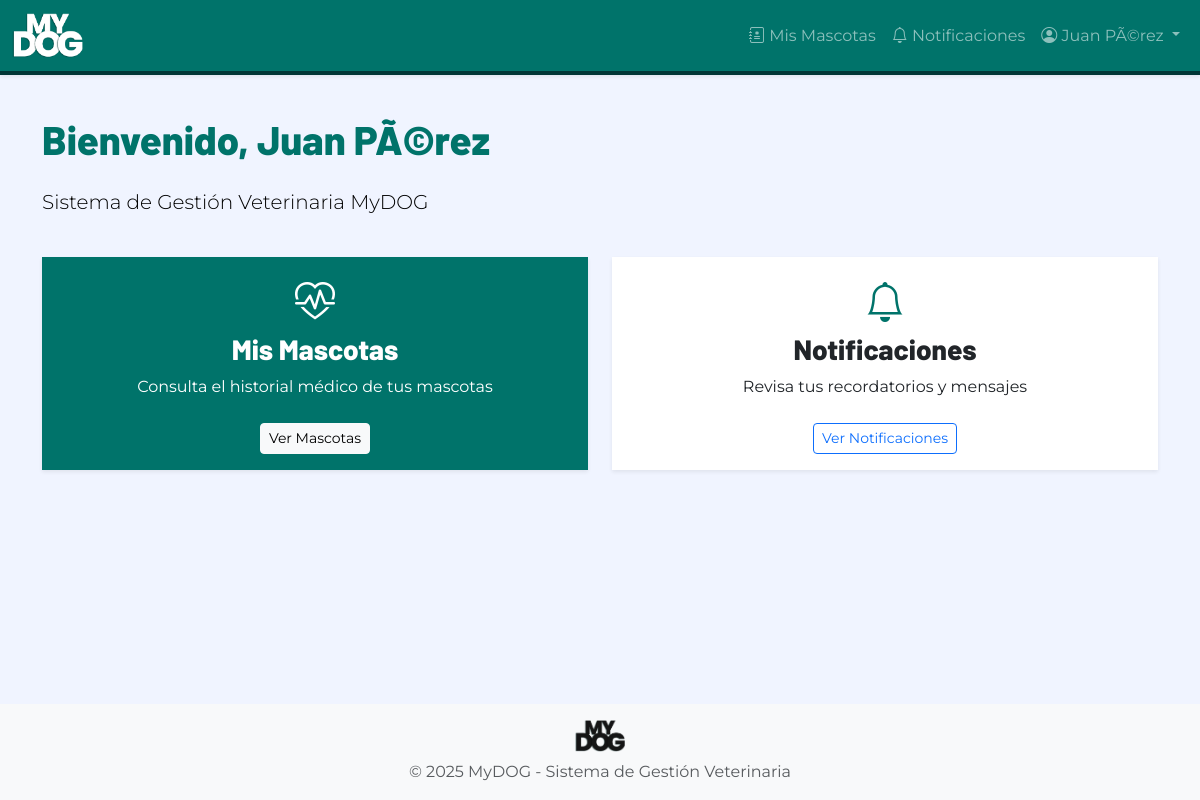
Before: / (signed in) with the older database file.
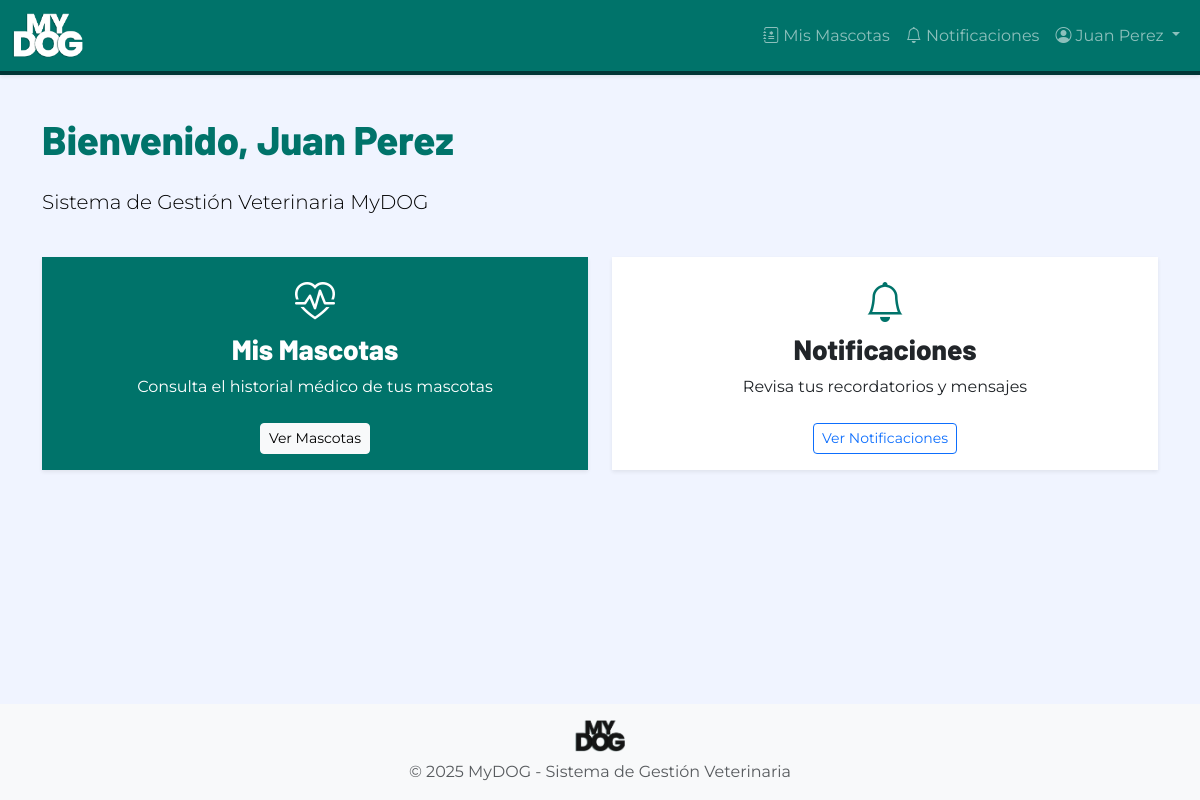
After: the same page with the newer database file.
### autenticacion/models.py (models this page shows, shortened)
class Usuario(AbstractUser):
    ROL_CHOICES = [
        ('ADMIN', 'Administrador'),
        ('VETERINARIO', 'Veterinario'),
        ('ADMINISTRATIVO', 'Personal Administrativo'),
        ('PROPIETARIO', 'Propietario'),
    ]
    rol = models.CharField(
        max_length=20,
        choices=ROL_CHOICES,
        verbose_name='Rol',
        help_text='Rol del usuario en el sistema'
    )
    activo = models.BooleanField(
        default=True,
        verbose_name='Activo',
        help_text='Indica si el usuario puede acceder al sistema'
    )
    intentos_fallidos = models.IntegerField(
        default=0,
        verbose_name='Intentos fallidos',
        help_text='Número de intentos fallidos de login consecutivos'
    )
    bloqueado_hasta = models.DateTimeField(
        null=True,
        blank=True,
        verbose_name='Bloqueado hasta',
        help_text='Fecha y hora hasta la cual el usuario está bloqueado'
    )
    foto_perfil = models.ImageField(
        upload_to='perfiles/',
        null=True,
        blank=True,
        verbose_name='Foto de perfil'
    )
    telefono = models.CharField(
        max_length=15,
        blank=True,
        verbose_name='Teléfono'
    )
    fecha_creacion = models.DateTimeField(
        auto_now_add=True,
        verbose_name='Fecha de creación'
    )
    fecha_modificacion = models.DateTimeField(
        auto_now=True,
        verbose_name='Fecha de modificación'
    )
    class Meta:
        verbose_name = 'Usuario'
        verbose_name_plural = 'Usuarios'
        ordering = ['-fecha_creacion']
    def es_admin(self):
        return self.rol == 'ADMIN'

### sistema_veterinaria/views.py (the view)
# urls.py: path("", home, name="home"),
@login_required
def home(request):
    context = {
        'user': request.user,
    }
    return render(request, 'home.html', context)

### templates/home.html (shortened to what this page needs)
{% extends 'base.html' %}
{% block content %}
<div class="row">
    <div class="col-12">
        <h1 class="font-titulo text-primary-mydog mb-4">Bienvenido, {{ user.get_full_name|default:user.username }}</h1>
        <p class="lead">Sistema de Gestión Veterinaria MyDOG</p>
    </div>
</div>
{% if user.rol == 'PROPIETARIO' %}
<div class="row mt-4">
    <div class="col-md-6 mb-3">
        <div class="card shadow-sm border-0 text-white bg-primary-mydog">
            <div class="card-body text-center">
                <i class="bi bi-heart-pulse fs-1 mb-2"></i>
                <h3 class="font-titulo">Mis Mascotas</h3>
                <p>Consulta el historial médico de tus mascotas</p>
                <a href="{% url 'historiales:mis_mascotas' %}" class="btn btn-light btn-sm mt-2">Ver Mascotas</a>
            </div>
        </div>
    </div>
    <div class="col-md-6 mb-3">
        <div class="card shadow-sm border-0">
            <div class="card-body text-center">
                <i class="bi bi-bell fs-1 mb-2 text-primary-mydog"></i>
                <h3 class="font-titulo">Notificaciones</h3>
                <p>Revisa tus recordatorios y mensajes</p>
                <a href="{% url 'notificaciones:lista' %}" class="btn btn-outline-primary btn-sm mt-2">Ver Notificaciones</a>
            </div>
        </div>
    </div>
</div>
{% endif %}
{% endblock %}

### templates/base.html (shortened to what this page needs)
{% load static %}
<!DOCTYPE html>
<html lang="es">
<head>
    <link href="https://cdn.jsdelivr.net/npm/bootstrap@5.3.0/dist/css/bootstrap.min.css" rel="stylesheet">
    <link rel="stylesheet" href="https://cdn.jsdelivr.net/npm/bootstrap-icons@1.11.0/font/bootstrap-icons.css">
    <link rel="stylesheet" href="{% static 'css/base.css' %}">
    <link rel="stylesheet" href="{% static 'css/responsive.css' %}">
</head>
<body>
    <nav class="navbar navbar-expand-lg navbar-dark bg-primary-mydog shadow-sm">
        <div class="container-fluid">
            <a class="navbar-brand" href="{% url 'home' %}">
                <img src="{% static 'img/logo-mydog-blanco.png' %}" alt="MyDOG" height="45" class="d-inline-block">
            </a>
            <div class="collapse navbar-collapse" id="navbarNav">
                <ul class="navbar-nav ms-auto">
                    {% if user.is_authenticated %}
                        <li class="nav-item">
                            <a class="nav-link" href="{% url 'historiales:mis_mascotas' %}">
                                <i class="bi bi-journal-medical"></i>
                                {% if user.rol == 'PROPIETARIO' %}Mis Mascotas{% else %}Historiales{% endif %}
                            </a>
                        </li>
                        <li class="nav-item">
                            <a class="nav-link" href="{% url 'notificaciones:lista' %}">
                                <i class="bi bi-bell"></i> Notificaciones
                            </a>
                        </li>
                        <li class="nav-item dropdown">
                            <a class="nav-link dropdown-toggle" href="#" role="button" data-bs-toggle="dropdown">
                                <i class="bi bi-person-circle"></i> {{ user.get_full_name|default:user.username }}
                            </a>
                        </li>
                    {% else %}
                        <li class="nav-item">
                            <a class="nav-link" href="{% url 'autenticacion:login' %}">Iniciar Sesión</a>
                        </li>
                    {% endif %}
                </ul>
            </div>
        </div>
    </nav>
    <main class="container py-4">
        {% block content %}{% endblock %}
    </main>
    <footer class="footer mt-auto py-3 bg-light">
        <div class="container text-center">
            <img src="{% static 'img/logo-mydog-negro.png' %}" alt="MyDOG" height="32" class="mb-2">
            <p class="text-muted mb-0">&copy; 2025 MyDOG - Sistema de Gestión Veterinaria</p>
        </div>
    </footer>
</body>
</html>

Changed rows visible on the page:
changed Usuario: get_full_name "Juan PÃ©rez" → "Juan Perez"
